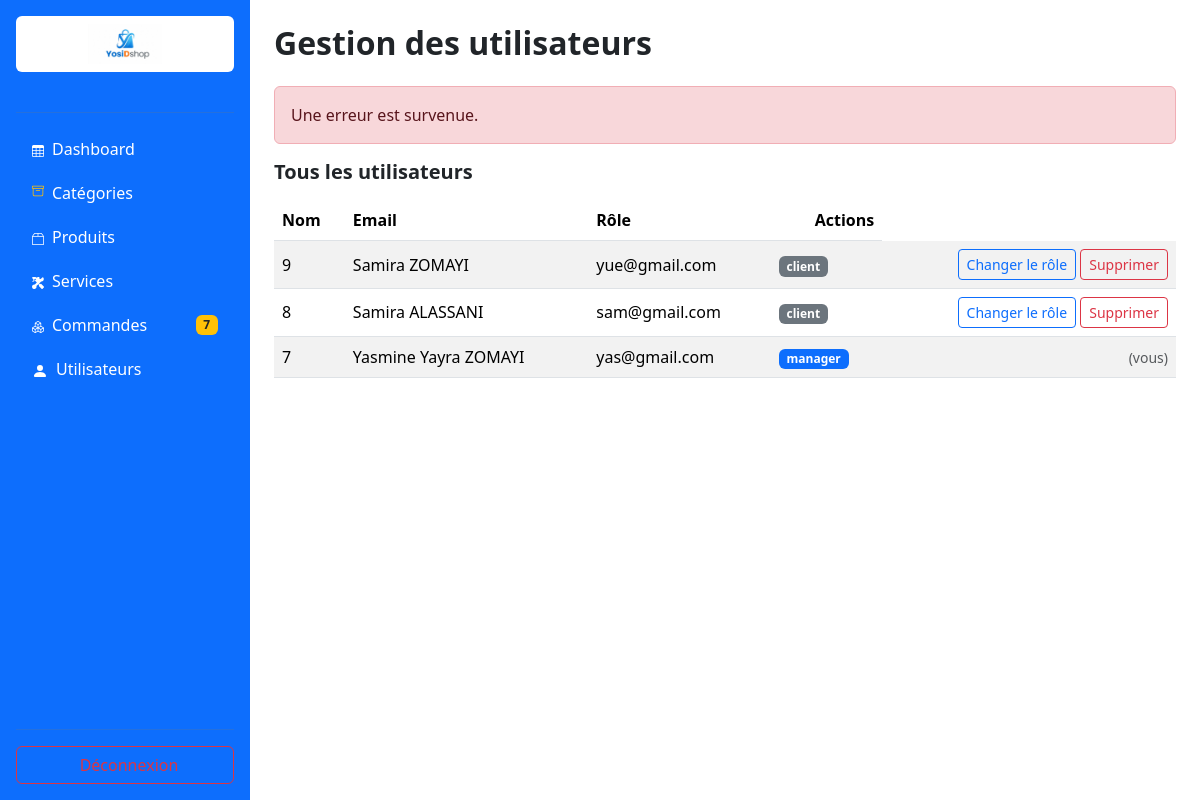
Screenshot of /admin/users.php?erreur=1 (signed in) with the database file from the repository.
### tables this page shows
CREATE TABLE IF NOT EXISTS `users` (
  `usId` int NOT NULL AUTO_INCREMENT,
  `lastName` varchar(150) DEFAULT NULL,
  `firstName` varchar(150) DEFAULT NULL,
  `email` varchar(255) DEFAULT NULL,
  `password` varchar(100) DEFAULT NULL,
  `role` enum('client','manager') NOT NULL DEFAULT 'client',
  `profil` varchar(255) DEFAULT NULL,
  `lastLogin` datetime DEFAULT NULL,
  PRIMARY KEY (`usId`)
);

### users/controller.php (called while the page is built, shortened)
<?php
function getAllUsers(PDO $pdo)
{
    $req = "SELECT * FROM users ORDER BY usId DESC";
    $stmt = $pdo->query($req);
    return $stmt->fetchAll(PDO::FETCH_ASSOC);
}
?>

### admin/users.php (the view, shortened to what this page needs)
<?php
require_once(__DIR__ . "/../config/db.php");
$utilisateurs = getAllUsers($pdo);
$monId = $_SESSION['user']['usId'];
?>
<!DOCTYPE html>
<html lang="fr">
<head>
    <link rel="stylesheet" href="../assets/css/bootstrap.css">
    <link rel="stylesheet" href="../assets/css/style.css?v=<?php echo filemtime(__DIR__ . '/../assets/css/style.css'); ?>">
</head>
<body>
    <?php include(__DIR__ . "/../admin/sidebar_admin.php"); ?>
    <main class="container-fluid px-4 my-4" style="margin-left: 250px; width: calc(100% - 250px);">
        <h2 class="fw-bold mb-4">Gestion des utilisateurs</h2>
        <?php if (isset($_GET['erreur'])): ?>
            <div class="alert alert-danger">Une erreur est survenue.</div>
        <?php endif; ?>
        <h5 class="fw-bold mb-3">Tous les utilisateurs</h5>
        <?php if (empty($utilisateurs)): ?>
            <div class="alert alert-info">Aucun utilisateur trouvé.</div>
        <?php else: ?>
            <div class="table-responsive">
                <table class="table table-striped align-middle">
                    <thead>
                        <tr>
                            <th>Nom</th>
                            <th>Email</th>
                            <th>Rôle</th>
                            <th class="text-end">Actions</th>
                        </tr>
                    </thead>
                    <tbody>
                        <?php foreach ($utilisateurs as $utilisateur): ?>
                            <tr>
                                <td><?= $utilisateur['usId'] ?></td>
                                <td><?= htmlspecialchars(($utilisateur['firstName'] ?? '') . ' ' . ($utilisateur['lastName'] ?? '')) ?></td>
                                <td><?= htmlspecialchars($utilisateur['email']) ?></td>
                                <td>
                                    <span class="badge bg-<?= $utilisateur['role'] === 'manager' ? 'primary' : 'secondary' ?>">
                                        <?= htmlspecialchars($utilisateur['role']) ?>
                                    </span>
                                </td>
                                <td class="text-end">
                                    <?php if ($utilisateur['usId'] != $monId): ?>
                                        <button type="button" class="btn btn-sm btn-outline-primary"
                                                data-bs-toggle="modal" data-bs-target="#modalRole<?= $utilisateur['usId'] ?>">
                                            Changer le rôle
                                        </button>
                                        <form action="./save.php" method="POST" class="d-inline"
                                              onsubmit="return confirm('Supprimer cet utilisateur ?');">
                                            <button type="submit" name="validate" value="Supprimer"
                                                    class="btn btn-sm btn-outline-danger">
                                                Supprimer
                                            </button>
                                        </form>
                                    <?php else: ?>
                                        <span class="text-muted small">(vous)</span>
                                    <?php endif; ?>
                                </td>
                            </tr>
                        <?php endforeach; ?>
                    </tbody>
                </table>
            </div>
        <?php endif; ?>
    </main>
</body>
</html>

### assets/css/style.css (style rules this page uses)
* { margin: 0; padding: 0; box-sizing: border-box; }

### rows the page displays
users: usId "9", firstName+lastName "Samira ZOMAYI", email "yue@gmail.com", role "client"
users: usId "8", firstName+lastName "Samira ALASSANI", email "sam@gmail.com", role "client"
users: usId "7", firstName+lastName "Yasmine Yayra ZOMAYI", email "yas@gmail.com", role "manager", shows "(vous)"

### other values shown
$nombreCommandesEnAttente "7"
